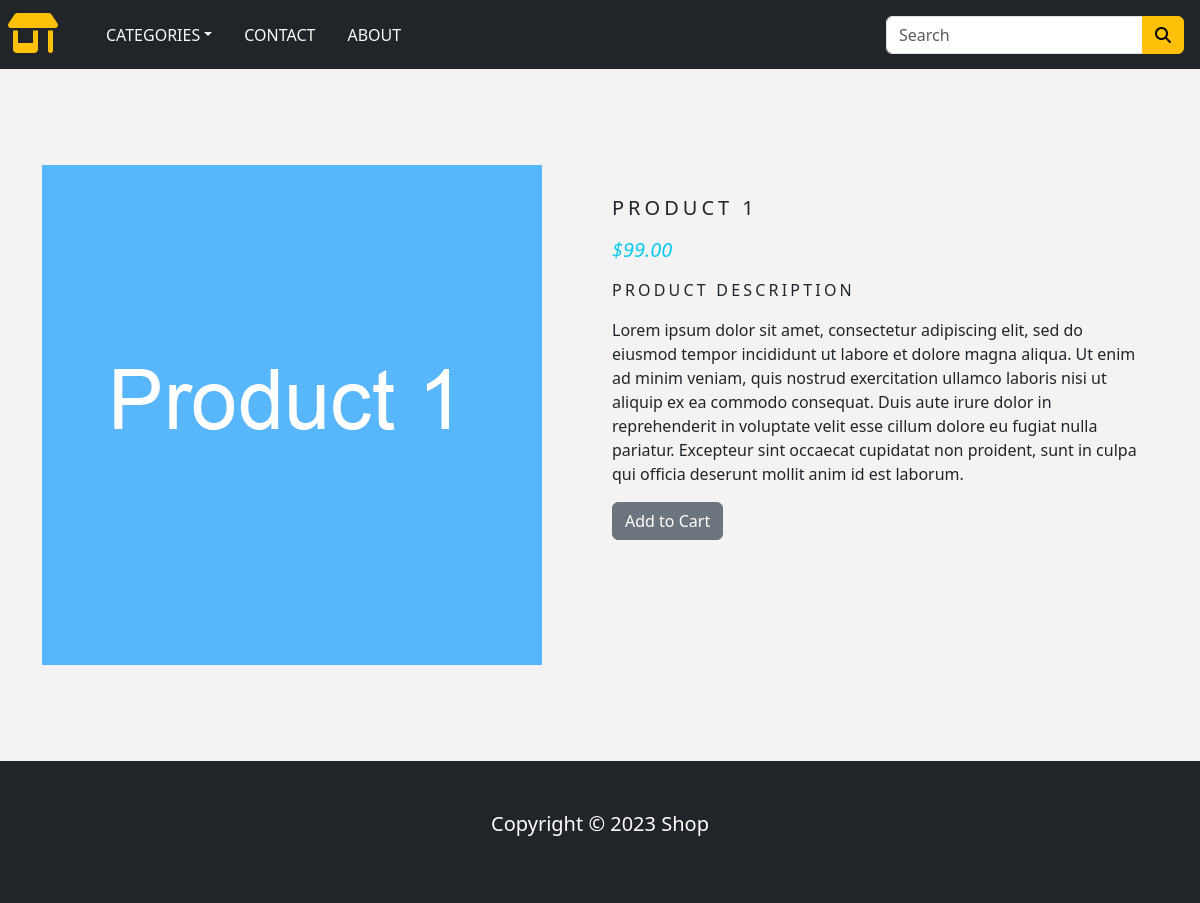
Page /category/category_abc/product_1 on the committed database.
### shop/models.py (models this page shows, shortened)
class Product(models.Model):
    name = models.CharField(max_length=250, unique=True)
    slug = models.SlugField(max_length=250, unique=True)
    description = models.TextField(blank=True)
    category = models.ForeignKey(Category, on_delete=models.CASCADE)
    price = models.DecimalField(max_digits=10, decimal_places=2)
    image = models.ImageField(upload_to='product', blank=True)
    stock = models.IntegerField()
    available = models.BooleanField(default=True)
    created = models.DateTimeField(auto_now_add=True)
    updated = models.DateTimeField(auto_now=True)
    class Meta:
        ordering = ('name',)
        verbose_name = 'catproduct'
        verbose_name_plural = 'products'

### shop/views.py (the view)
# urls.py: path('category/<slug:category_slug>/<slug:product_slug>', views.productPage, name='product_detail'),
def productPage(request, category_slug, product_slug):
    try:
        product = Product.objects.get(category__slug=category_slug, slug=product_slug)
    except Exception as e:
        raise e
    return render(request, 'product.html', {'product': product})

### shop/context_processors.py (called while the page is built)
def counter(request):
    item_count = 0
    if 'admin' in request.path:
        return {}
    else:
        try:
            cart = Cart.objects.filter(cart_id=_cart_id(request))
            cart_items = CartItem.objects.all().filter(cart=cart[:1])
            for cart_item in cart_items:
                item_count += cart_item.quantity
        except Cart.DoesNotExist:
            item_count = 0
    return dict(item_count = item_count)

def menu_links(request):
    links = Category.objects.all()
    return dict(links=links)

### shop/models.py (called while the page is built)
    def get_url(self):
        return reverse('products_by_category', args=[self.slug])

### shop/views.py (called while the page is built)
def _cart_id(request):
    cart = request.session.session_key
    if not cart:
        cart = request.session.create()
    return cart

### shop/templates/product.html (shortened to what this page needs)
{% extends "base.html" %}
{% load static %}
{% block content %}
<div class="container py-5">
    <div class="row mt-5">
        <div class="col-10 mx-auto col-md-6 my3">
            <img src="{{product.image.url}}" alt="">
        </div>
        <div class="col-10 mx-auto col-md-6 my-3">
            <div>
                <h1 class="product_title">{{product.name}}</h1>
                <h5 class="text-info fst-italic mb-3">
                    <span class="mr-1">$</span>{{product.price}}
                </h5>
                    <p class="product_description">Product Description</p>
                    <p class="text-justify product_text">{{product.description}}</p>
                    {%if product.stock <= 0 %}
                    <p class="text-justify product_text"><b>Out of stock</b></p>
                    {% else %}
                    <a href="{% url 'add_cart' product.id %}">
                        <button type="button" name="button" class="btn btn-secondary">
                          Add to Cart
                        </button>
                    </a>
                    {% endif %}
                </div>
        </div>
    </div>
</div>
{% endblock %}

### shop/static/css/base.css (style rules this page uses)
body { background: #f3f3f3; }
.product_title { font-size: 20px; text-transform: uppercase; letter-spacing: .2em; padding-top: 15px; padding-bottom: 10px; }
.product_text { padding-right: 20px; }
.product_description { font-size: 16px; text-transform: uppercase; letter-spacing: .2em; }

### rows in the picture
Product: image (picture), name "PRODUCT 1", price "99.00", description "Lorem ipsum dolor sit amet, consectetur adipiscing elit, sed do eiusmod tempor incididunt ut labore et dolore magna aliqua. Ut enim ad minim veniam, quis nostrud exercitation ullamco laboris nisi ut aliquip ex ea commodo consequat. Duis aute irure dolor in reprehenderit in voluptate velit esse cillum dolore eu fugiat nulla pariatur. Excepteur sint occaecat cupidatat non proident, sunt in culpa qui officia deserunt mollit anim id est laborum."
